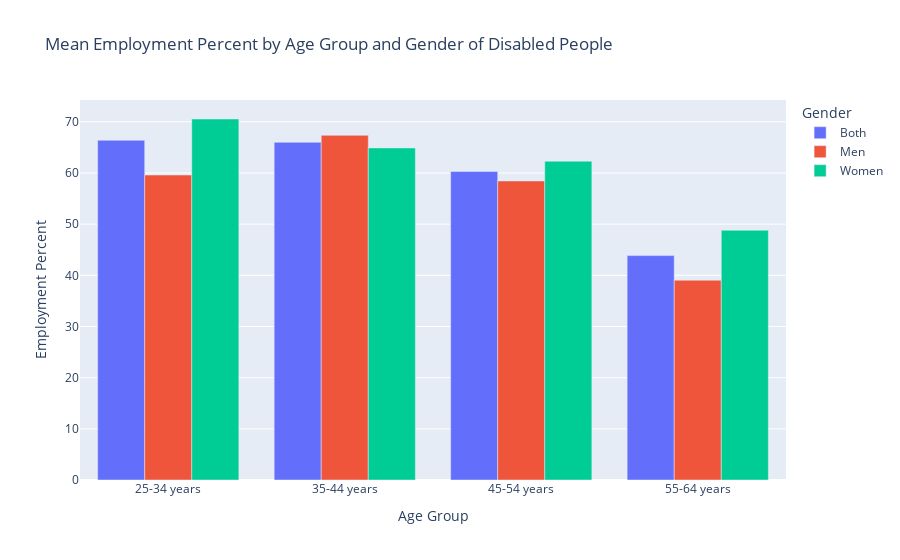
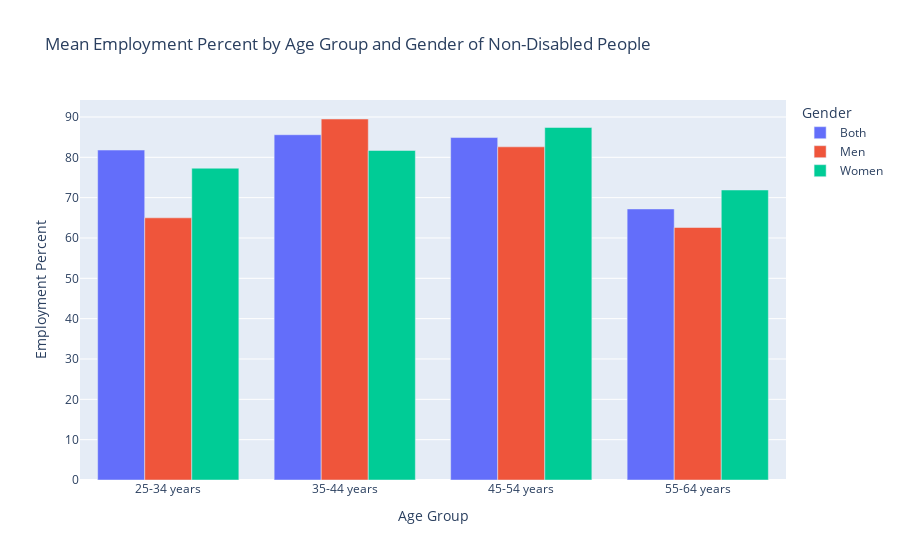

The notebook cell these images were saved under, in order:
### Markdown cell above
We can take this a step further by adding viewing employment the lens of age. Let's take the dataframe **grouped_df** and group the data by the mean of `Age Group`, `Disabilities`, and `Gender`.

### Code cell
# Group the DataFrame by Age Group and Disabilities and calculate the mean of Employment Percent
grouped_df = employment.groupby(['Age Group', 'Disabilities', 'Gender'])['Employment Percent'].mean().reset_index()

with_disabilities = grouped_df.loc[grouped_df['Disabilities'] == 1]
without_disabilities = grouped_df.loc[grouped_df['Disabilities'] == 0]

with_disabilities_fig = px.bar(with_disabilities, x='Age Group', y='Employment Percent', color='Gender', barmode='group', title='Mean Employment Percent by Age Group and Gender of Disabled People').show()
without_disabilities_fig = px.bar(without_disabilities, x='Age Group', y='Employment Percent', color='Gender', barmode='group', title='Mean Employment Percent by Age Group and Gender of Non-Disabled People').show()

### Figure 1 — Plotly figure (JSON) as saved in the notebook; plotly's stock layout.template omitted (floating-point values rounded to 4 significant figures)
{"data": [{"alignmentgroup": "True", "hovertemplate": "Gender=Both<br>Age Group=%{x}<br>Employment Percent=%{y}<extra></extra>", "legendgroup": "Both", "marker": {"color": "#636efa", "pattern": {"shape": ""}}, "name": "Both", "offsetgroup": "Both", "orientation": "v", "showlegend": true, "textposition": "auto", "type": "bar", "x": ["25-34 years", "35-44 years", "45-54 years", "55-64 years"], "xaxis": "x", "y": [66.4, 66, 60.3, 43.85], "yaxis": "y"}, {"alignmentgroup": "True", "hovertemplate": "Gender=Men<br>Age Group=%{x}<br>Employment Percent=%{y}<extra></extra>", "legendgroup": "Men", "marker": {"color": "#EF553B", "pattern": {"shape": ""}}, "name": "Men", "offsetgroup": "Men", "orientation": "v", "showlegend": true, "textposition": "auto", "type": "bar", "x": ["25-34 years", "35-44 years", "45-54 years", "55-64 years"], "xaxis": "x", "y": [59.6, 67.35, 58.45, 39.05], "yaxis": "y"}, {"alignmentgroup": "True", "hovertemplate": "Gender=Women<br>Age Group=%{x}<br>Employment Percent=%{y}<extra></extra>", "legendgroup": "Women", "marker": {"color": "#00cc96", "pattern": {"shape": ""}}, "name": "Women", "offsetgroup": "Women", "orientation": "v", "showlegend": true, "textposition": "auto", "type": "bar", "x": ["25-34 years", "35-44 years", "45-54 years", "55-64 years"], "xaxis": "x", "y": [70.55, 64.9, 62.3, 48.8], "yaxis": "y"}], "layout": {"barmode": "group", "legend": {"title": {"text": "Gender"}, "tracegroupgap": 0}, "title": {"text": "Mean Employment Percent by Age Group and Gender of Disabled People"}, "xaxis": {"anchor": "y", "domain": [0, 1], "title": {"text": "Age Group"}}, "yaxis": {"anchor": "x", "domain": [0, 1], "title": {"text": "Employment Percent"}}}}

### Figure 2 — Plotly figure (JSON) as saved in the notebook; plotly's stock layout.template omitted (floating-point values rounded to 4 significant figures)
{"data": [{"alignmentgroup": "True", "hovertemplate": "Gender=Both<br>Age Group=%{x}<br>Employment Percent=%{y}<extra></extra>", "legendgroup": "Both", "marker": {"color": "#636efa", "pattern": {"shape": ""}}, "name": "Both", "offsetgroup": "Both", "orientation": "v", "showlegend": true, "textposition": "auto", "type": "bar", "x": ["25-34 years", "35-44 years", "45-54 years", "55-64 years"], "xaxis": "x", "y": [81.8, 85.6, 84.9, 67.2], "yaxis": "y"}, {"alignmentgroup": "True", "hovertemplate": "Gender=Men<br>Age Group=%{x}<br>Employment Percent=%{y}<extra></extra>", "legendgroup": "Men", "marker": {"color": "#EF553B", "pattern": {"shape": ""}}, "name": "Men", "offsetgroup": "Men", "orientation": "v", "showlegend": true, "textposition": "auto", "type": "bar", "x": ["25-34 years", "35-44 years", "45-54 years", "55-64 years"], "xaxis": "x", "y": [65, 89.5, 82.6, 62.6], "yaxis": "y"}, {"alignmentgroup": "True", "hovertemplate": "Gender=Women<br>Age Group=%{x}<br>Employment Percent=%{y}<extra></extra>", "legendgroup": "Women", "marker": {"color": "#00cc96", "pattern": {"shape": ""}}, "name": "Women", "offsetgroup": "Women", "orientation": "v", "showlegend": true, "textposition": "auto", "type": "bar", "x": ["25-34 years", "35-44 years", "45-54 years", "55-64 years"], "xaxis": "x", "y": [77.3, 81.7, 87.4, 71.9], "yaxis": "y"}], "layout": {"barmode": "group", "legend": {"title": {"text": "Gender"}, "tracegroupgap": 0}, "title": {"text": "Mean Employment Percent by Age Group and Gender of Non-Disabled People"}, "xaxis": {"anchor": "y", "domain": [0, 1], "title": {"text": "Age Group"}}, "yaxis": {"anchor": "x", "domain": [0, 1], "title": {"text": "Employment Percent"}}}}
